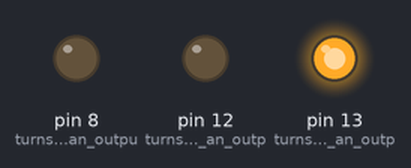
Bench run of a sketch on a simulated Arduino Uno, built with avr-gcc and run on an emulated ATmega328P. On the bench: output pins drawn as LEDs (lit = HIGH).

Above: at 0.2 s.
At 1.2 s:
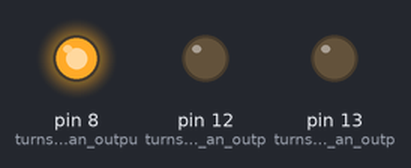
At 3.7 s:
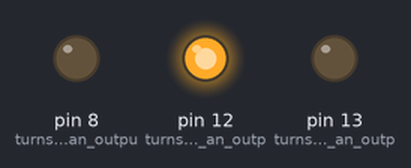
Timing chart, 0 to 4.6 s (numbered marks = the images above):
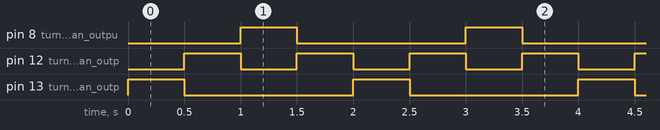

Measured:
- by itself, pin 8 (turns_pin_8_into_an_outpu), pin 13 (turns_pin_13_into_an_outp): alternates HIGH for 0.50 s and LOW for 1.5 s
- by itself, pin 12 (turns_pin_12_into_an_outp): alternates HIGH for 0.50 s and LOW for 0.50 s
- by itself, everything shown: repeats every 2.0 s, in 4 steps

The sketch:

3LightChaser.ino
```cpp
/*
  Light chaser program 2

  Goal:   This program creates a light-chasing effect by turning four LEDs on and off in sequence.
  Each LED lights up one at a time with a short delay between them to simulate movement.

  Theme:  Digital output

*/


int viny = 500;        // everywhere where this is written the delay will be be 500

void setup() {
  pinMode(13, OUTPUT);    //turns pin 13 into an output
  pinMode(12, OUTPUT);    //turns pin 12 into an output
  pinMode(8, OUTPUT);     //turns pin 8 into an output
}


void loop() {            // the loop function runs over and over again forever
  digitalWrite(13, 1);   // turn the LED on (HIGH is the voltage level)
  digitalWrite(12, 0);   // turn the LED off by making the voltage LOW
  digitalWrite(8, 0);    // turn the LED off by making the voltage LOW
  delay(viny);           // wait for a second

  digitalWrite(13, 0);   // turn the LED off by making the voltage LOW
  digitalWrite(12, 1);   // turn the LED on (HIGH is the voltage level)
  digitalWrite(8, 0);    // turn the LED off by making the voltage LOW
  delay(viny);           // wait for a second

  digitalWrite(13, 0);   // turn the LED off by making the voltage LOW
  digitalWrite(12, 0);   // turn the LED off by making the voltage LOW
  digitalWrite(8, 1);    // turn the LED on (HIGH is the voltage level)
  delay(viny);           // wait for a second

  digitalWrite(13, 0);   // turn the LED off by making the voltage LOW
  digitalWrite(12, 1);   // turn the LED on (HIGH is the voltage level)
  digitalWrite(8, 0);    // turn the LED off by making the voltage LOW
  delay(viny);           // wait for a second

}
```
